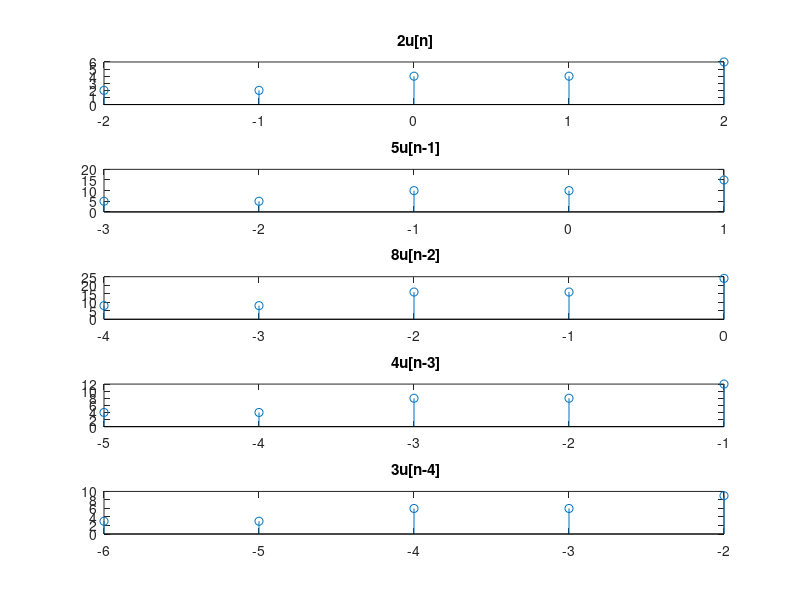
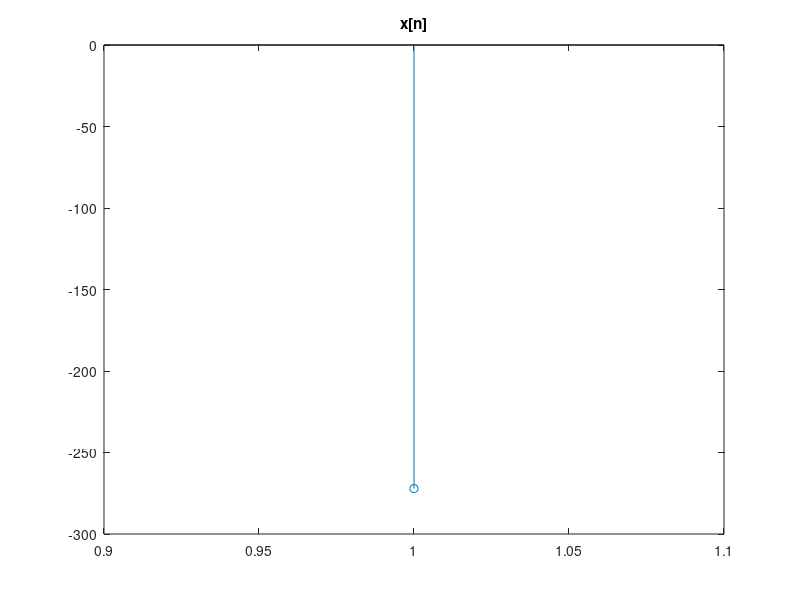

The MATLAB script that drew these images, in order:
clc
clear all
close all
t=-2:2;
sigma=[1,1,2,2,3];  %let sigma be a siganl
subplot(5,1,1);
usign=stem(t,2*sigma);
title(' 2u[n]'); 
subplot(5,1,2);
u2sign=stem(t-1,5*sigma);
title(' 5u[n-1]'); 
subplot(5,1,3);
u3sign=stem(t-2,8*sigma);
title(' 8u[n-2]'); 
subplot(5,1,4);
u4sign=stem(t-3,4*sigma);
title(' 4u[n-3]'); 
subplot(5,1,5);
u5sign=stem(t-4,3*sigma);
title(' 3u[n-4]'); 
figure;
x=usign+u2sign+u3sign+u4sign+u5sign;
stem(x);
title(' x[n] '); 